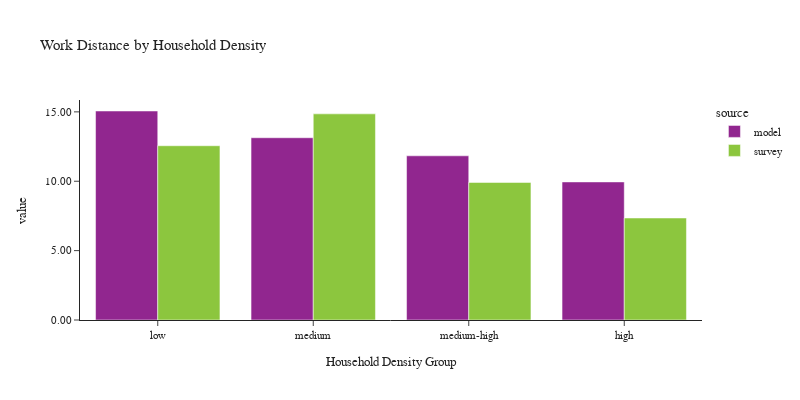

The code cell stored with this chart in its notebook:
### Code cell
plot_work_location(df_workers, 'hh_density_group', 'Household Density', 'Household Density Group')

### Figure 1 — Plotly figure (JSON) as saved in the notebook; plotly's stock layout.template omitted (floating-point values rounded to 4 significant figures)
{"data": [{"alignmentgroup": "True", "customdata": [[55188], [56426], [53239], [52019]], "hovertemplate": "source=model<br>hh_density_group=%{x}<br>value=%{y}<br>sample count=%{customdata[0]}<extra></extra>", "legendgroup": "model", "marker": {"color": "#91268F", "pattern": {"shape": ""}}, "name": "model", "offsetgroup": "model", "orientation": "v", "showlegend": true, "textposition": "auto", "type": "bar", "x": ["low", "medium", "medium-high", "high"], "xaxis": "x", "y": [15.06, 13.14, 11.83, 9.951], "yaxis": "y"}, {"alignmentgroup": "True", "customdata": [[457], [437], [536], [1175]], "hovertemplate": "source=survey<br>hh_density_group=%{x}<br>value=%{y}<br>sample count=%{customdata[0]}<extra></extra>", "legendgroup": "survey", "marker": {"color": "#8CC63E", "pattern": {"shape": ""}}, "name": "survey", "offsetgroup": "survey", "orientation": "v", "showlegend": true, "textposition": "auto", "type": "bar", "x": ["low", "medium", "medium-high", "high"], "xaxis": "x", "y": [12.56, 14.86, 9.914, 7.35], "yaxis": "y"}], "layout": {"barmode": "group", "font": {"size": 11}, "height": 400, "legend": {"title": {"text": "source"}, "tracegroupgap": 0}, "title": {"text": "Work Distance by Household Density"}, "width": 800, "xaxis": {"anchor": "y", "domain": [0.0, 1.0], "title": {"text": "Household Density Group"}}, "yaxis": {"anchor": "x", "domain": [0.0, 1.0], "tickformat": ".2f", "title": {"text": "value"}}}}
